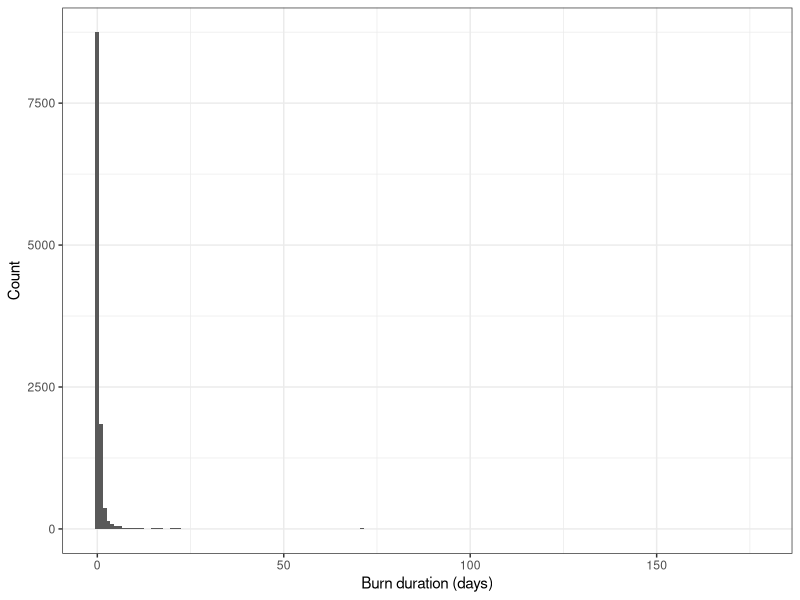
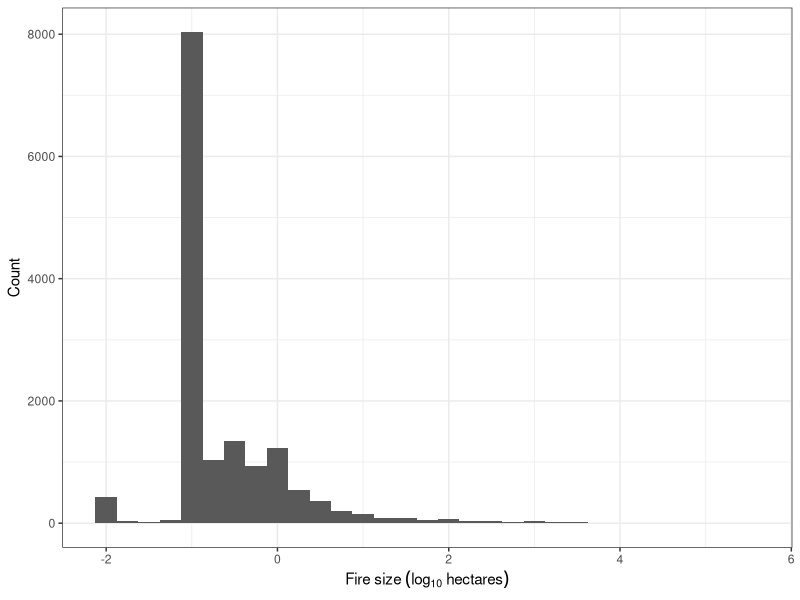
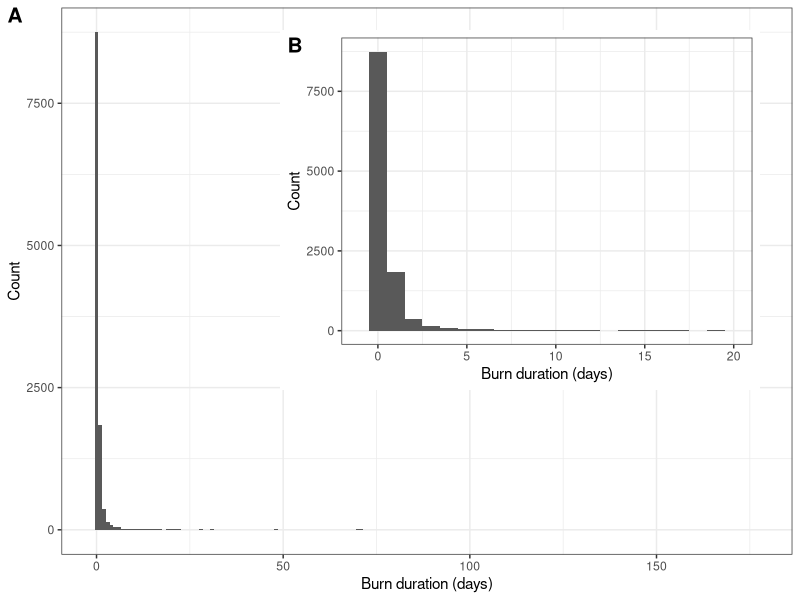

Reproduce these figures in R, in order.
# Purpose: Distribution of fire event size (from Short 2017)

library(tidyverse)
library(lubridate)
library(cowplot)
library(here)

epoch <- ymd("1970-01-01")

sn_ypmc_fod <- 
  read_csv(here::here("data/data_output/short-fpafod-sierra-ypmc-nonspatial.csv")) %>% 
  dplyr::mutate(alarm_date = as_date(epoch + milliseconds(alarm_date)),
                cont_date = as_date(epoch + milliseconds(cont_date)),
                burn_duration = as.numeric(cont_date - alarm_date))

short_fire_size <-
  ggplot(sn_ypmc_fod %>% dplyr::filter(prop_ypmc > 0.5), aes(log(fire_size, base = 10))) +
  geom_histogram(binwidth = 0.25) +
  theme_bw() +
  labs(x = expression(Fire ~ size ~ (log[10] ~ hectares)),
       y = "Count")

short_burn_duration <-
  ggplot(sn_ypmc_fod %>% dplyr::filter(prop_ypmc > 0.5 & burn_duration < 365), aes(burn_duration)) +
  geom_histogram(binwidth = 1) +
  theme_bw() +
  labs(x = "Burn duration (days)",
       y = "Count")

short_burn_duration

short_burn_duration_inset <-
  ggplot(sn_ypmc_fod %>% dplyr::filter(prop_ypmc > 0.5), aes(burn_duration)) +
  geom_histogram(binwidth = 1) +
  theme_bw() +
  labs(x = "Burn duration (days)",
       y = "Count") +
  xlim(c(-1, 20))

short_burn_duration_incl_inset <-
  ggdraw() +
  draw_plot(short_burn_duration, 0, 0, 1, 1) +
  draw_plot(short_burn_duration_inset, 0.35, 0.35, 0.6, 0.6) +
  draw_plot_label(c("A", "B"), c(0, 0.35), c(1, 0.95), size = 15)

ggsave(plot = short_fire_size, filename = "figures/short_fire_size_histogram.png")
ggsave(plot = short_burn_duration_incl_inset, filename = "figures/short_burn_duration_histogram_inset.png")
